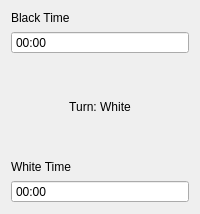
    <widget class="QFrame" name="verticalFrame">
     <property name="minimumSize">
      <size>
       <width>150</width>
       <height>0</height>
      </size>
     </property>
     <property name="maximumSize">
      <size>
       <width>250</width>
       <height>16777215</height>
      </size>
     </property>
     <layout class="QVBoxLayout" name="verticalLayout">
      <item>
       <widget class="QLabel" name="label_2">
        <property name="text">
         <string>Black Time</string>
        </property>
       </widget>
      </item>
      <item>
       <widget class="QTimeEdit" name="timeBlack">
        <property name="sizePolicy">
         <sizepolicy hsizetype="Minimum" vsizetype="Fixed">
          <horstretch>0</horstretch>
          <verstretch>0</verstretch>
         </sizepolicy>
        </property>
        <property name="buttonSymbols">
         <enum>QAbstractSpinBox::NoButtons</enum>
        </property>
        <property name="displayFormat">
         <string>mm:ss</string>
        </property>
       </widget>
      </item>
      <item>
       <spacer name="verticalSpacer_2">
        <property name="orientation">
         <enum>Qt::Vertical</enum>
        </property>
        <property name="sizeHint" stdset="0">
         <size>
          <width>20</width>
          <height>40</height>
         </size>
        </property>
       </spacer>
      </item>
      <item>
       <widget class="QLabel" name="label">
        <property name="styleSheet">
         <string notr="true">font: 75 16pt &quot;MS Shell Dlg 2&quot;;</string>
        </property>
        <property name="text">
         <string>Turn: White</string>
        </property>
        <property name="alignment">
         <set>Qt::AlignCenter</set>
        </property>
       </widget>
      </item>
      <item>
       <spacer name="verticalSpacer">
        <property name="orientation">
         <enum>Qt::Vertical</enum>
        </property>
        <property name="sizeType">
         <enum>QSizePolicy::Expanding</enum>
        </property>
        <property name="sizeHint" stdset="0">
         <size>
          <width>20</width>
          <height>40</height>
         </size>
        </property>
       </spacer>
      </item>
      <item>
       <widget class="QLabel" name="label_3">
        <property name="text">
         <string>White Time</string>
        </property>
       </widget>
      </item>
      <item>
       <widget class="QTimeEdit" name="timeWhite">
        <property name="layoutDirection">
         <enum>Qt::LeftToRight</enum>
        </property>
        <property name="buttonSymbols">
         <enum>QAbstractSpinBox::NoButtons</enum>
        </property>
        <property name="displayFormat">
         <string>mm:ss</string>
        </property>
       </widget>
      </item>
     </layout>
    </widget>
